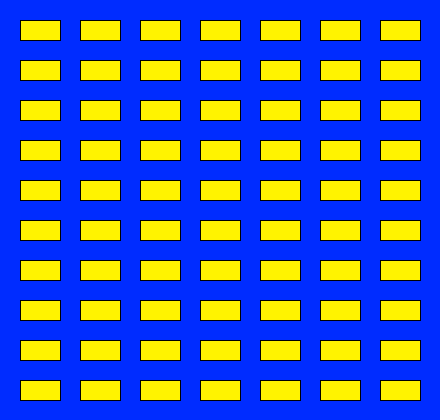
Frame 1 (no input)
Frame 60 (the mouse pressed at the canvas centre just before this capture): identical to frame 1, image omitted
Frame 120 (the mouse held since frame 60 and released just before this capture): identical to frame 1, image omitted

The Processing sketch that drew this single still picture (run headless with seeded random() and noise(); from frame 60 on, the mouse is pressed at the canvas centre):

// Processing sketch: ejercicio20
// ── ejercicio20.pde
PVector coordenadasRect;
int distEntreRect, ancho, alto;


public void setup(){
 size(440,420);
 background(#002CFF);
 distEntreRect=20;
 ancho=40;
 alto=20;
 coordenadasRect = new PVector(distEntreRect, distEntreRect);
}

public void draw(){
 dibujarRectangulos(); 
}

public void dibujarRectangulos(){
 for(float x=coordenadasRect.x; x<width; x+=(ancho+distEntreRect)){
   for(float y=coordenadasRect.y; y<height; y+= (alto+distEntreRect)){
   fill(#FFF300);  
   rect(x,y, ancho,alto);
 }
}
 
}
